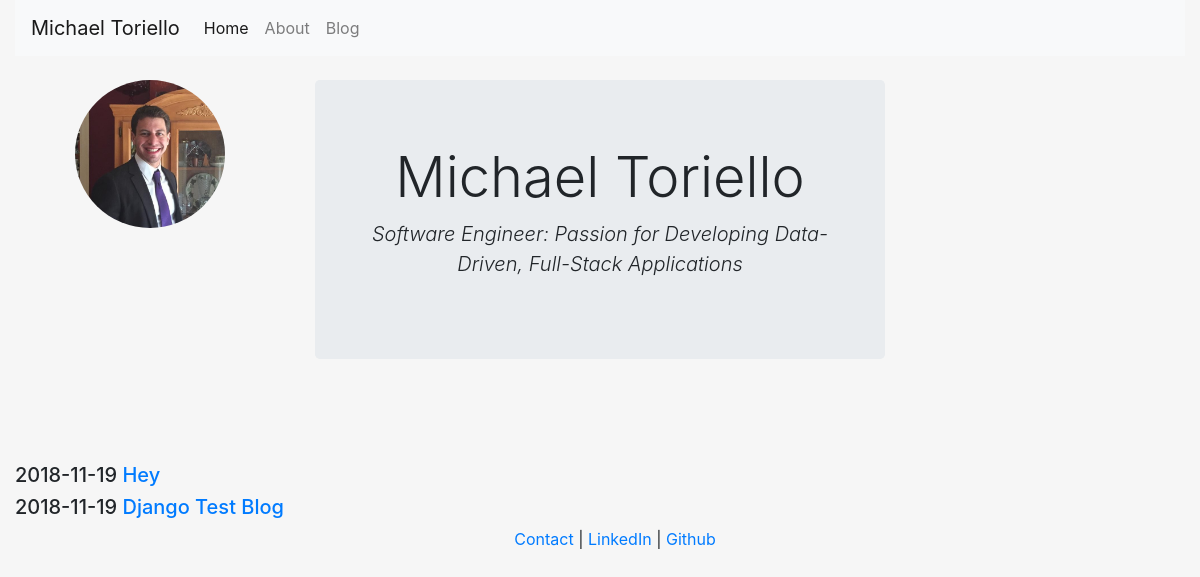
Screenshot of /blog/ with the database file from the repository.
### blog/models.py (models this page shows, shortened)
class Post(models.Model):
	title = models.CharField(max_length=140)
	body = models.TextField()
	date = models.DateTimeField()

### blog/templates/blog/blog.html
{% extends "personal/header.html" %}
{% block content %}
  {% for post in object_list %}
    <h5>{{ post.date|date:"Y-m-d" }}
      <a href="/blog/{{post.id}}">{{post.title}}</a>
    </h5>
  {% endfor %}
{% endblock %}

### personal/static/personal/css/style.css (style rules this page uses)
body { height: 100%; }

### rows the page displays
Post: date "2018-11-19", title "Hey"
Post: date "2018-11-19", title "Django Test Blog"
